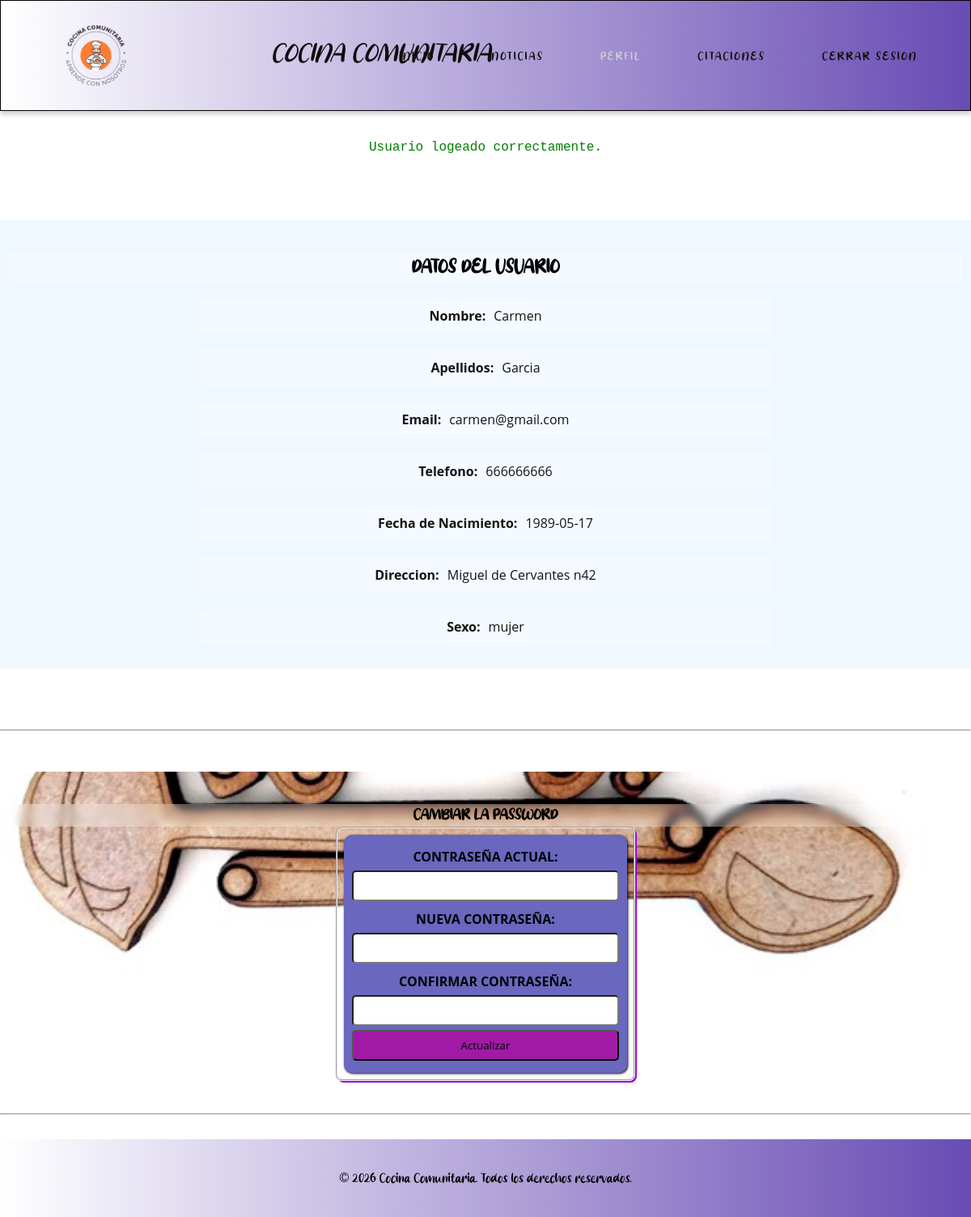
The page /Web_Cocina_comunitaria/views/users/perfil.php (signed in) on the database its author committed.
### tables this page shows
CREATE TABLE `users_data` (
  `idUser` int(11) NOT NULL,
  `nombre` varchar(50) NOT NULL,
  `apellidos` varchar(100) NOT NULL,
  `email` varchar(100) NOT NULL,
  `telefono` varchar(20) NOT NULL,
  `fecha_nacimiento` date NOT NULL,
  `direccion` text DEFAULT NULL,
  `sexo` enum('hombre','mujer','otro') NOT NULL
);

### Web_Cocina_comunitaria/views/users/datos_usuario.php (called while the page is built, shortened)
<?php
    if(isset($_SESSION['idUser'])){
        $conexion = DB::connect();
        $idUser = $_SESSION['idUser'];
        $sqlCheck = "SELECT nombre, apellidos, email, telefono, fecha_nacimiento,
        direccion, sexo FROM users_data WHERE idUser = :idUser";
        $stmtCheck = $conexion->prepare($sqlCheck);
        $stmtCheck->bindParam(":idUser", $idUser, PDO::PARAM_INT);
        $stmtCheck->execute();
        $datosUsuario = $stmtCheck->fetch(PDO::FETCH_ASSOC);
    }
?>

### Web_Cocina_comunitaria/views/users/perfil.php (the view, shortened to what this page needs)
<?php
    require_once 'datos_usuario.php';
?>
<!DOCTYPE html>
<html lang="es">
<head>
    <link rel="stylesheet" href="../../public/css/estilos.css">
</head>
<body>
    <header>
        <nav class="navigationBar">
            <img src="../../public/images/logo/logo-transparent-png.png" class="logo" width="500" height="506" alt="logo de la pagina">
            <h1 id="titulo">Cocina Comunitaria</h1>
            <ul class="navigationBarList">
                <li><a href="../../index.php" class="enlace">Inicio</a></li>
                <li><a href="../noticias.php" class="enlace">Noticias</a></li>
                <?php if(isset($_SESSION['usuario']) && $_SESSION['rol'] === 'user'):?>
                    <li><a href="./perfil.php" class="enlace active">Perfil</a></li>
                    <li><a href="./citaciones.php" class="enlace">Citaciones</a></li>
                <?php endif;?>
                <?php if(isset($_SESSION['is_logged_in']) && $_SESSION['is_logged_in'] === true):?>
                    <li><a href="../logout.php" class="enlace">Cerrar Sesion</a></li>
                <?php endif;?>
            </ul>
        </nav>
    </header>
    <?php if(isset($_SESSION['login_ok'])):?>
        <p class="exito"><?= htmlspecialchars($_SESSION['login_ok']); ?></p>
        <?php endif;?>
    <div class="datos_usuario">
        <h2 class="titulo-seccion">Datos Del usuario</h2>
        <p class="p_section"><strong>Nombre:</strong><?= htmlspecialchars($datosUsuario['nombre']) ?></p>
        <p class="p_section"><strong>Apellidos:</strong><?= htmlspecialchars($datosUsuario['apellidos']) ?></p>
        <p class="p_section"><strong>Email:</strong><?= htmlspecialchars($datosUsuario['email']) ?></p>
        <p class="p_section"><strong>Telefono:</strong><?= htmlspecialchars($datosUsuario['telefono']) ?></p>
        <p class="p_section"><strong>Fecha de Nacimiento:</strong><?= htmlspecialchars($datosUsuario['fecha_nacimiento']) ?></p>
        <p class="p_section"><strong>Direccion:</strong><?= htmlspecialchars($datosUsuario['direccion']) ?></p>
        <p class="p_section"><strong>Sexo:</strong><?= htmlspecialchars($datosUsuario['sexo']) ?></p>
    </div>
    <hr class="perfil">
    <div class="registro_container">
        <h3 class="titulo-seccion">CAMBIAR LA PASSWORD</h3>
        <fieldset class="citas_f">
            <form class="form" action="../../controllers/c_cambio_pass.php" method="POST">
                <label for="actual">Contraseña Actual:</label>
                <input type="password" name="actual" id="actual">
                <label for="password">Nueva Contraseña:</label>
                <input type="password" name="password" id="password">
                <label for="confirmar">Confirmar Contraseña:</label>
                <input type="password" name="confirmar" id="confirmar">
                <input type="submit" name="Actualizar" value="Actualizar">
            </form>
        </fieldset>
    </div>
    <hr class="perfil">
    <footer class="footer">
        <p>&copy; <?= date("Y"); ?> Cocina Comunitaria. Todos los derechos reservados.</p>
    </footer>
</body>
</html>

### Web_Cocina_comunitaria/public/css/estilos.css (style rules this page uses)
* { margin: 0; padding: 0; box-sizing: border-box; }
body { background-color:white; overflow-y: auto; overflow-x: hidden; font-size: 16px; line-height: 1.5; padding-top: 150px; box-sizing: border-box; background-size: cover; background-repeat: no-repeat; background-position: center; }
html, body { height: 100%; display: flex; flex-direction: column; }
.logo { width: 105px; height: 105px; margin: 10px; margin-left: 60px; animation: girar 10s linear infinite; }
h1 { color: rgb(14, 12, 12); font-size: 2rem; font-family: Arial, Helvetica, sans-serif; text-transform: uppercase; font-style: italic; font-size: 1.5rem; margin-left: 5px; text-align: center; position: relative; padding: 10px; line-height: 100px; }
h2 { text-transform: uppercase; }
strong { margin-right: 10px; }
.navigationBar { border: 1px solid black; background: linear-gradient(to right, white, rgb(104, 76, 180)); display: flex; flex-direction: row; justify-content: space-between; text-align: center; position: fixed; top: 0; width: 100%; box-shadow: 0px 4px 6px rgba(0, 0, 0, 0.2); padding: 5px; z-index: 1000; }
.navigationBarList { display: flex; justify-content: center; align-items: center; margin-top: 0; }
.navigationBarList li { list-style-type: none; text-transform: uppercase; }
.navigationBarList a { font-size: 0.9rem; margin-right: 50px; text-decoration: none; color: rgb(14, 12, 3); padding: 10px; }
.navigationBarList .active { color: rgb(205, 205, 209); }
.enlace { font-family: 'Milky Lemon'; text-transform: uppercase; letter-spacing: 2px; font-weight: bold; padding: 10px; font-weight: 300; }
.active { color: rgb(3, 3, 252); }
p { color: rgb(20, 20, 20); font-family: Arial, Helvetica, sans-serif; font-size: 1rem; line-height: 1.5; margin: 20px; }
#titulo { font-family: 'Milky Lemon'; font-size: 2em; display: inline-block; white-space: nowrap; width: 0; font-weight: 500; }
.registro_container { text-align: center; background-color: aliceblue; background-image: url('../images/background/elementos-de-cocina.jpg'); background-repeat: no-repeat; background-size: cover; background-position: center center; background-attachment: fixed; padding: 10px 10px; margin-top: 20px; }
.form { display: flex; flex-direction: column; margin: 0 auto; width: 350px; border-radius: 10px; box-shadow: 1px 1px 3px; padding: 10px; background-color: rgb(105, 103, 190); }
.form input[type="submit"] { background-color: rgb(160, 26, 165); cursor: pointer; }
.form input, .form select { padding: 8px; margin-bottom: 5px; border-radius: 5px; font-family: 'Open Sans'; }
.form label { font-family: 'Open Sans'; text-transform: uppercase; font-weight: bold; padding: 5px; }
.titulo-seccion { backdrop-filter: blur(5px); background-color: rgba(255,255,255,0.3); border-radius: 5px; font-family: 'Milky Lemon'; text-align: center; margin-top: 30px; }
.p_section { text-align: center; font-family: 'Open Sans'; backdrop-filter: blur(5px); background-color: rgba(255,255,255,0.3); padding: 10px; border-radius: 5px; width: 60%; margin: 20px auto; }
.exito { text-align: center; color: green; padding: 10px; border-radius: 5px; font-family:'Courier New', Courier, monospace; text-align: center; margin-top: 10px; }
.datos_usuario { text-align: center; margin-bottom: 45px; margin-top: 48px; padding: 10px; background-color: aliceblue; }
.perfil { margin-bottom: 30px; margin-top: 30px; }
.citas_f { width: 200px; margin: 0 auto; padding: 8px; border-radius: 8px; box-shadow: 2px 2px rgb(155, 6, 224); }
.footer { background: linear-gradient(to right, white, rgb(104, 76, 180)); bottom: 0; left: 0; width: 100%; text-align: center; padding: 1rem; z-index: 1000; margin-top: auto; text-align: center; padding: 1rem; }
.footer p { font-family: 'Milky Lemon', sans-serif; color: #000; }

### rows shown on the page
users_data: nombre "Carmen", apellidos "Garcia", email "carmen@gmail.com", telefono "666666666", fecha_nacimiento "1989-05-17", direccion "Miguel de Cervantes n42", sexo "mujer"

### other values the page prints
$_SESSION['login_ok'] "Usuario logeado correctamente."
